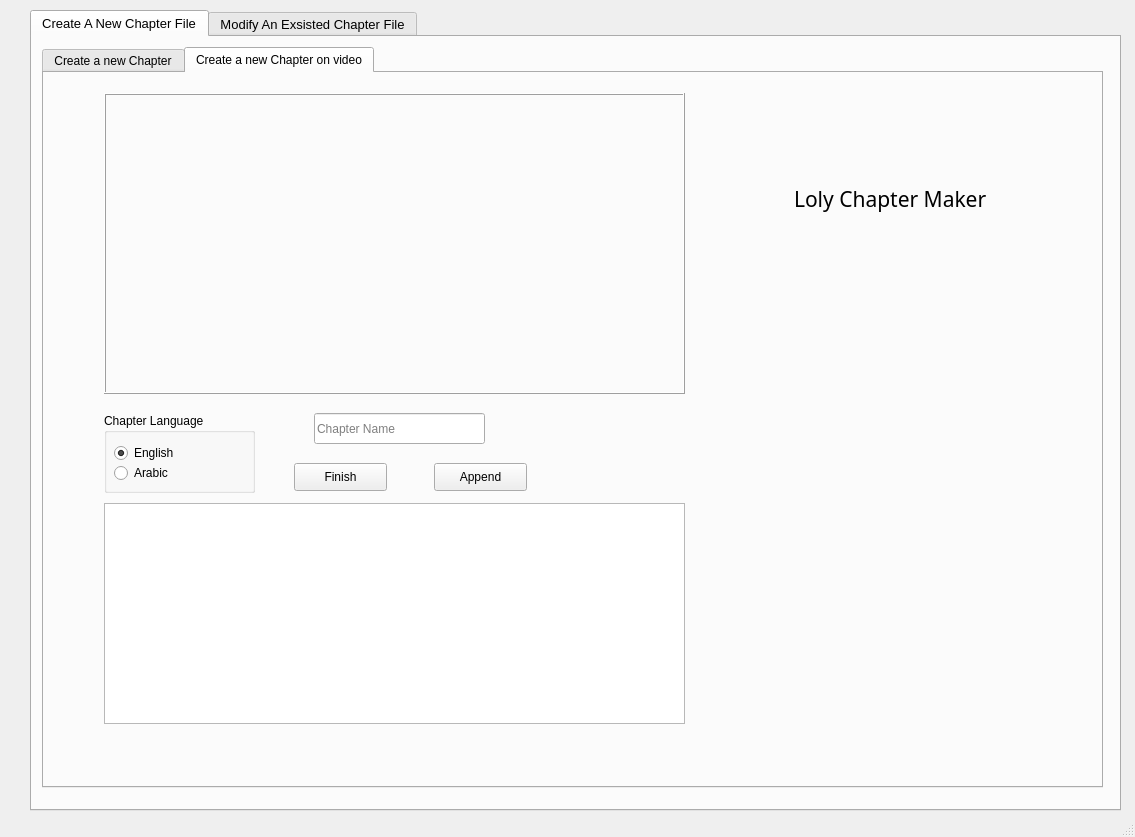
<?xml version="1.0" encoding="UTF-8"?>
<ui version="4.0">
 <class>MainWindow</class>
 <widget class="QMainWindow" name="MainWindow">
  <property name="geometry">
   <rect>
    <x>0</x>
    <y>0</y>
    <width>1135</width>
    <height>837</height>
   </rect>
  </property>
  <property name="minimumSize">
   <size>
    <width>1135</width>
    <height>837</height>
   </size>
  </property>
  <property name="maximumSize">
   <size>
    <width>1135</width>
    <height>837</height>
   </size>
  </property>
  <property name="windowTitle">
   <string>MainWindow</string>
  </property>
  <property name="autoFillBackground">
   <bool>true</bool>
  </property>
  <property name="styleSheet">
   <string notr="true">MainWindow{background-color:rgb(255, 255, 255);	}</string>
  </property>
  <widget class="QWidget" name="centralwidget">
   <property name="autoFillBackground">
    <bool>false</bool>
   </property>
   <property name="styleSheet">
    <string notr="true">centlarwidget{background:rgb(255, 255, 255);	}</string>
   </property>
   <widget class="QTabWidget" name="tabWidget">
    <property name="geometry">
     <rect>
      <x>30</x>
      <y>10</y>
      <width>1091</width>
      <height>801</height>
     </rect>
    </property>
    <property name="font">
     <font>
      <pointsize>10</pointsize>
     </font>
    </property>
    <property name="statusTip">
     <string>Open A chapter File to Modify It</string>
    </property>
    <property name="autoFillBackground">
     <bool>false</bool>
    </property>
    <property name="tabPosition">
     <enum>QTabWidget::North</enum>
    </property>
    <property name="tabShape">
     <enum>QTabWidget::Rounded</enum>
    </property>
    <property name="currentIndex">
     <number>0</number>
    </property>
    <property name="iconSize">
     <size>
      <width>50</width>
      <height>50</height>
     </size>
    </property>
    <property name="usesScrollButtons">
     <bool>true</bool>
    </property>
    <property name="tabsClosable">
     <bool>false</bool>
    </property>
    <property name="movable">
     <bool>true</bool>
    </property>
    <property name="tabBarAutoHide">
     <bool>false</bool>
    </property>
    <widget class="QWidget" name="tab">
     <attribute name="title">
      <string>Create A New Chapter File</string>
     </attribute>
     <widget class="QTabWidget" name="tabWidget_2">
      <property name="geometry">
       <rect>
        <x>10</x>
        <y>10</y>
        <width>1061</width>
        <height>741</height>
       </rect>
      </property>
      <property name="currentIndex">
       <number>1</number>
      </property>
      <widget class="QWidget" name="tab_3">
       <attribute name="title">
        <string>Create a new Chapter</string>
       </attribute>
       <widget class="QGroupBox" name="groupBox_2">
        <property name="geometry">
         <rect>
          <x>60</x>
          <y>340</y>
          <width>151</width>
          <height>80</height>
         </rect>
        </property>
        <property name="statusTip">
         <string>Chapter Language</string>
        </property>
        <property name="title">
         <string>Chapter Language</string>
        </property>
        <widget class="QRadioButton" name="radioButton_3">
         <property name="geometry">
          <rect>
           <x>10</x>
           <y>30</y>
           <width>95</width>
           <height>20</height>
          </rect>
         </property>
         <property name="statusTip">
          <string>English</string>
         </property>
         <property name="text">
          <string>English</string>
         </property>
         <property name="checked">
          <bool>true</bool>
         </property>
        </widget>
        <widget class="QRadioButton" name="radioButton_4">
         <property name="geometry">
          <rect>
           <x>10</x>
           <y>50</y>
           <width>95</width>
           <height>20</height>
          </rect>
         </property>
         <property name="statusTip">
          <string>Arabic</string>
         </property>
         <property name="text">
          <string>Arabic</string>
         </property>
        </widget>
       </widget>
       <widget class="QFrame" name="frame_1_create">
        <property name="geometry">
         <rect>
          <x>230</x>
          <y>30</y>
          <width>201</width>
          <height>31</height>
         </rect>
        </property>
        <property name="frameShape">
         <enum>QFrame::Box</enum>
        </property>
        <property name="frameShadow">
         <enum>QFrame::Raised</enum>
        </property>
        <widget class="QLineEdit" name="Hour_Begin_create">
         <property name="geometry">
          <rect>
           <x>10</x>
           <y>10</y>
           <width>31</width>
           <height>16</height>
          </rect>
         </property>
         <property name="statusTip">
          <string>Hour_Begin</string>
         </property>
         <property name="frame">
          <bool>false</bool>
         </property>
         <property name="placeholderText">
          <string>00</string>
         </property>
        </widget>
        <widget class="QLineEdit" name="Minute_Begin_create">
         <property name="geometry">
          <rect>
           <x>60</x>
           <y>10</y>
           <width>31</width>
           <height>16</height>
          </rect>
         </property>
         <property name="statusTip">
          <string>Minute_Begin</string>
         </property>
         <property name="frame">
          <bool>false</bool>
         </property>
         <property name="placeholderText">
          <string>00</string>
         </property>
        </widget>
        <widget class="QLineEdit" name="Second_begin_create">
         <property name="geometry">
          <rect>
           <x>110</x>
           <y>10</y>
           <width>31</width>
           <height>16</height>
          </rect>
         </property>
         <property name="statusTip">
          <string>Second_Begin</string>
         </property>
         <property name="frame">
          <bool>false</bool>
         </property>
         <property name="placeholderText">
          <string>00</string>
         </property>
        </widget>
        <widget class="QLineEdit" name="Mellisecond_Begin_create">
         <property name="geometry">
          <rect>
           <x>160</x>
           <y>10</y>
           <width>31</width>
           <height>16</height>
          </rect>
         </property>
         <property name="statusTip">
          <string>Mellisecond_Begin</string>
         </property>
         <property name="frame">
          <bool>false</bool>
         </property>
         <property name="placeholderText">
          <string>00</string>
         </property>
        </widget>
        <widget class="QLabel" name="label">
         <property name="geometry">
          <rect>
           <x>40</x>
           <y>10</y>
           <width>16</width>
           <height>16</height>
          </rect>
         </property>
         <property name="text">
          <string>:</string>
         </property>
        </widget>
        <widget class="QLabel" name="label_2">
         <property name="geometry">
          <rect>
           <x>90</x>
           <y>10</y>
           <width>16</width>
           <height>16</height>
          </rect>
         </property>
         <property name="text">
          <string>:</string>
         </property>
        </widget>
        <widget class="QLabel" name="label_3">
         <property name="geometry">
          <rect>
           <x>140</x>
           <y>10</y>
           <width>16</width>
           <height>16</height>
          </rect>
         </property>
         <property name="text">
          <string>:</string>
         </property>
        </widget>
       </widget>
       <widget class="QPushButton" name="Finish_button_Create">
        <property name="geometry">
         <rect>
          <x>320</x>
          <y>390</y>
          <width>93</width>
          <height>28</height>
         </rect>
        </property>
        <property name="statusTip">
         <string>Save The Chapter</string>
        </property>
        <property name="text">
         <string>Finish</string>
        </property>
       </widget>
       <widget class="QLineEdit" name="chapter_name_create">
        <property name="geometry">
         <rect>
          <x>230</x>
          <y>120</y>
          <width>171</width>
          <height>31</height>
         </rect>
        </property>
        <property name="statusTip">
         <string>Chapter Name</string>
        </property>
        <property name="placeholderText">
         <string>Chapter Name</string>
        </property>
       </widget>
       <widget class="QListWidget" name="listWidget_create">
        <property name="geometry">
         <rect>
          <x>60</x>
          <y>430</y>
          <width>581</width>
          <height>221</height>
         </rect>
        </property>
       </widget>
       <widget class="QLineEdit" name="browse_lineedit_create">
        <property name="geometry">
         <rect>
          <x>230</x>
          <y>210</y>
          <width>371</width>
          <height>31</height>
         </rect>
        </property>
        <property name="statusTip">
         <string>Where To save Your Chapter File!!</string>
        </property>
        <property name="placeholderText">
         <string>Where To save Your Chapter File!!</string>
        </property>
       </widget>
       <widget class="QPushButton" name="Browse_button_create">
        <property name="geometry">
         <rect>
          <x>90</x>
          <y>210</y>
          <width>101</width>
          <height>31</height>
         </rect>
        </property>
        <property name="statusTip">
         <string>Browse</string>
        </property>
        <property name="whatsThis">
         <string/>
        </property>
        <property name="text">
         <string>Browse</string>
        </property>
       </widget>
       <widget class="QLabel" name="label_49">
        <property name="geometry">
         <rect>
          <x>750</x>
          <y>80</y>
          <width>261</width>
          <height>91</height>
         </rect>
        </property>
        <property name="font">
         <font>
          <family>Mikadan</family>
          <pointsize>16</pointsize>
         </font>
        </property>
        <property name="statusTip">
         <string>Loly Chapter Maker And Modifier V 0.1</string>
        </property>
        <property name="text">
         <string>Loly Chapter Maker</string>
        </property>
       </widget>
       <widget class="QPushButton" name="Append_button">
        <property name="geometry">
         <rect>
          <x>320</x>
          <y>340</y>
          <width>93</width>
          <height>28</height>
         </rect>
        </property>
        <property name="statusTip">
         <string>Apend to Chapters</string>
        </property>
        <property name="text">
         <string>Append</string>
        </property>
       </widget>
       <widget class="QLabel" name="label_48">
        <property name="geometry">
         <rect>
          <x>540</x>
          <y>210</y>
          <width>681</width>
          <height>481</height>
         </rect>
        </property>
        <property name="statusTip">
         <string>Loly Chapter Maker And Modifier V 0.1</string>
        </property>
        <property name="autoFillBackground">
         <bool>false</bool>
        </property>
        <property name="text">
         <string/>
        </property>
        <property name="pixmap">
         <pixmap>photo.png</pixmap>
        </property>
        <property name="scaledContents">
         <bool>true</bool>
        </property>
       </widget>
       <zorder>groupBox_2</zorder>
       <zorder>frame_1_create</zorder>
       <zorder>Finish_button_Create</zorder>
       <zorder>chapter_name_create</zorder>
       <zorder>Browse_button_create</zorder>
       <zorder>label_49</zorder>
       <zorder>Append_button</zorder>
       <zorder>label_48</zorder>
       <zorder>listWidget_create</zorder>
       <zorder>browse_lineedit_create</zorder>
      </widget>
      <widget class="QWidget" name="tab_4">
       <attribute name="title">
        <string>Create a new Chapter on video</string>
       </attribute>
       <widget class="QLabel" name="label_47">
        <property name="geometry">
         <rect>
          <x>540</x>
          <y>210</y>
          <width>681</width>
          <height>481</height>
         </rect>
        </property>
        <property name="statusTip">
         <string>Loly Chapter Maker And Modifier V 0.1</string>
        </property>
        <property name="autoFillBackground">
         <bool>false</bool>
        </property>
        <property name="text">
         <string/>
        </property>
        <property name="pixmap">
         <pixmap>photo.png</pixmap>
        </property>
        <property name="scaledContents">
         <bool>true</bool>
        </property>
       </widget>
       <widget class="QLabel" name="label_51">
        <property name="geometry">
         <rect>
          <x>750</x>
          <y>80</y>
          <width>261</width>
          <height>91</height>
         </rect>
        </property>
        <property name="font">
         <font>
          <family>Mikadan</family>
          <pointsize>16</pointsize>
         </font>
        </property>
        <property name="statusTip">
         <string>Loly Chapter Maker And Modifier V 0.1</string>
        </property>
        <property name="text">
         <string>Loly Chapter Maker</string>
        </property>
       </widget>
       <widget class="QFrame" name="frame">
        <property name="geometry">
         <rect>
          <x>60</x>
          <y>20</y>
          <width>581</width>
          <height>301</height>
         </rect>
        </property>
        <property name="statusTip">
         <string>video player</string>
        </property>
        <property name="frameShape">
         <enum>QFrame::Box</enum>
        </property>
        <property name="frameShadow">
         <enum>QFrame::Raised</enum>
        </property>
       </widget>
       <widget class="QListWidget" name="listWidget_create_Vid">
        <property name="geometry">
         <rect>
          <x>60</x>
          <y>430</y>
          <width>581</width>
          <height>221</height>
         </rect>
        </property>
       </widget>
       <widget class="QGroupBox" name="groupBox_3">
        <property name="geometry">
         <rect>
          <x>60</x>
          <y>340</y>
          <width>151</width>
          <height>80</height>
         </rect>
        </property>
        <property name="statusTip">
         <string>Chapter Language</string>
        </property>
        <property name="title">
         <string>Chapter Language</string>
        </property>
        <widget class="QRadioButton" name="radioButton_5">
         <property name="geometry">
          <rect>
           <x>10</x>
           <y>30</y>
           <width>95</width>
           <height>20</height>
          </rect>
         </property>
         <property name="statusTip">
          <string>English</string>
         </property>
         <property name="text">
          <string>English</string>
         </property>
         <property name="checked">
          <bool>true</bool>
         </property>
        </widget>
        <widget class="QRadioButton" name="radioButton_6">
         <property name="geometry">
          <rect>
           <x>10</x>
           <y>50</y>
           <width>95</width>
           <height>20</height>
          </rect>
         </property>
         <property name="statusTip">
          <string>Arabic</string>
         </property>
         <property name="text">
          <string>Arabic</string>
         </property>
        </widget>
       </widget>
       <widget class="QPushButton" name="Append_button_vid">
        <property name="geometry">
         <rect>
          <x>390</x>
          <y>390</y>
          <width>93</width>
          <height>28</height>
         </rect>
        </property>
        <property name="statusTip">
         <string>Apend to Chapters</string>
        </property>
        <property name="text">
         <string>Append</string>
        </property>
       </widget>
       <widget class="QPushButton" name="Finish_button_Create_vid">
        <property name="geometry">
         <rect>
          <x>250</x>
          <y>390</y>
          <width>93</width>
          <height>28</height>
         </rect>
        </property>
        <property name="statusTip">
         <string>Save The Chapter</string>
        </property>
        <property name="text">
         <string>Finish</string>
        </property>
       </widget>
       <widget class="QLineEdit" name="chapter_name_vid">
        <property name="geometry">
         <rect>
          <x>270</x>
          <y>340</y>
          <width>171</width>
          <height>31</height>
         </rect>
        </property>
        <property name="statusTip">
         <string>Chapter Name</string>
        </property>
        <property name="placeholderText">
         <string>Chapter Name</string>
        </property>
       </widget>
      </widget>
     </widget>
    </widget>
    <widget class="QWidget" name="tab_2">
     <attribute name="title">
      <string>Modify An Exsisted Chapter File</string>
     </attribute>
     <widget class="QPushButton" name="browse_Button_modify">
      <property name="geometry">
       <rect>
        <x>102</x>
        <y>245</y>
        <width>101</width>
        <height>31</height>
       </rect>
      </property>
      <property name="statusTip">
       <string>Browse</string>
      </property>
      <property name="text">
       <string>Browse</string>
      </property>
     </widget>
     <widget class="QLineEdit" name="browse_lineedit_modify">
      <property name="geometry">
       <rect>
        <x>242</x>
        <y>245</y>
        <width>371</width>
        <height>31</height>
       </rect>
      </property>
      <property name="statusTip">
       <string>Open A Chapter File To Modify It</string>
      </property>
      <property name="placeholderText">
       <string>Open A Chapter File To Modify It</string>
      </property>
     </widget>
     <widget class="QFrame" name="frame_1_Modify">
      <property name="geometry">
       <rect>
        <x>242</x>
        <y>65</y>
        <width>201</width>
        <height>31</height>
       </rect>
      </property>
      <property name="frameShape">
       <enum>QFrame::Box</enum>
      </property>
      <property name="frameShadow">
       <enum>QFrame::Raised</enum>
      </property>
      <widget class="QLineEdit" name="Hour_Begin_Modify">
       <property name="geometry">
        <rect>
         <x>10</x>
         <y>10</y>
         <width>31</width>
         <height>16</height>
        </rect>
       </property>
       <property name="statusTip">
        <string>Hour_Begin</string>
       </property>
       <property name="frame">
        <bool>false</bool>
       </property>
       <property name="placeholderText">
        <string>00</string>
       </property>
      </widget>
      <widget class="QLineEdit" name="Minute_Begin_modify">
       <property name="geometry">
        <rect>
         <x>60</x>
         <y>10</y>
         <width>31</width>
         <height>16</height>
        </rect>
       </property>
       <property name="statusTip">
        <string>Minute_Begin</string>
       </property>
       <property name="frame">
        <bool>false</bool>
       </property>
       <property name="placeholderText">
        <string>00</string>
       </property>
      </widget>
      <widget class="QLineEdit" name="Second_begin_Modify">
       <property name="geometry">
        <rect>
         <x>110</x>
         <y>10</y>
         <width>31</width>
         <height>16</height>
        </rect>
       </property>
       <property name="statusTip">
        <string>Second_Begin</string>
       </property>
       <property name="frame">
        <bool>false</bool>
       </property>
       <property name="placeholderText">
        <string>00</string>
       </property>
      </widget>
      <widget class="QLineEdit" name="Mellisecond_Begin_modify">
       <property name="geometry">
        <rect>
         <x>160</x>
         <y>10</y>
         <width>31</width>
         <height>16</height>
        </rect>
       </property>
       <property name="statusTip">
        <string>Mellisecond_Begin</string>
       </property>
       <property name="frame">
        <bool>false</bool>
       </property>
       <property name="placeholderText">
        <string>00</string>
       </property>
      </widget>
      <widget class="QLabel" name="label_15">
       <property name="geometry">
        <rect>
         <x>40</x>
         <y>10</y>
         <width>16</width>
         <height>16</height>
        </rect>
       </property>
       <property name="text">
        <string>:</string>
       </property>
      </widget>
      <widget class="QLabel" name="label_16">
       <property name="geometry">
        <rect>
         <x>90</x>
         <y>10</y>
         <width>16</width>
         <height>16</height>
        </rect>
       </property>
       <property name="text">
        <string>:</string>
       </property>
      </widget>
      <widget class="QLabel" name="label_17">
       <property name="geometry">
        <rect>
         <x>140</x>
         <y>10</y>
         <width>16</width>
         <height>16</height>
        </rect>
       </property>
       <property name="text">
        <string>:</string>
       </property>
      </widget>
     </widget>
     <widget class="QLineEdit" name="chapter_name_Modify">
      <property name="geometry">
       <rect>
        <x>242</x>
        <y>155</y>
        <width>171</width>
        <height>31</height>
       </rect>
      </property>
      <property name="statusTip">
       <string>Chapter Name</string>
      </property>
      <property name="placeholderText">
       <string>Chapter Name</string>
      </property>
     </widget>
     <widget class="QPushButton" name="Finish_button_Modify">
      <property name="geometry">
       <rect>
        <x>332</x>
        <y>425</y>
        <width>93</width>
        <height>28</height>
       </rect>
      </property>
      <property name="statusTip">
       <string>Save The Chapter</string>
      </property>
      <property name="text">
       <string>Finish</string>
      </property>
     </widget>
     <widget class="QPushButton" name="Edit_button">
      <property name="geometry">
       <rect>
        <x>230</x>
        <y>375</y>
        <width>93</width>
        <height>28</height>
       </rect>
      </property>
      <property name="statusTip">
       <string>Apend to Chapters</string>
      </property>
      <property name="text">
       <string>Edit</string>
      </property>
     </widget>
     <widget class="QPushButton" name="Delete_button">
      <property name="geometry">
       <rect>
        <x>434</x>
        <y>375</y>
        <width>93</width>
        <height>28</height>
       </rect>
      </property>
      <property name="statusTip">
       <string>Apend to Chapters</string>
      </property>
      <property name="text">
       <string>Delete</string>
      </property>
     </widget>
     <widget class="QGroupBox" name="groupBox">
      <property name="geometry">
       <rect>
        <x>72</x>
        <y>375</y>
        <width>151</width>
        <height>80</height>
       </rect>
      </property>
      <property name="statusTip">
       <string>Chapter Language</string>
      </property>
      <property name="title">
       <string>Chapter Language</string>
      </property>
      <widget class="QRadioButton" name="radioButton">
       <property name="geometry">
        <rect>
         <x>10</x>
         <y>30</y>
         <width>95</width>
         <height>20</height>
        </rect>
       </property>
       <property name="statusTip">
        <string>English</string>
       </property>
       <property name="text">
        <string>English</string>
       </property>
       <property name="checked">
        <bool>true</bool>
       </property>
      </widget>
      <widget class="QRadioButton" name="radioButton_2">
       <property name="geometry">
        <rect>
         <x>10</x>
         <y>50</y>
         <width>95</width>
         <height>20</height>
        </rect>
       </property>
       <property name="statusTip">
        <string>Arabic</string>
       </property>
       <property name="text">
        <string>Arabic</string>
       </property>
      </widget>
     </widget>
     <widget class="QPushButton" name="Append_button_modify">
      <property name="geometry">
       <rect>
        <x>332</x>
        <y>375</y>
        <width>93</width>
        <height>28</height>
       </rect>
      </property>
      <property name="statusTip">
       <string>Apend to Chapters</string>
      </property>
      <property name="text">
       <string>Append</string>
      </property>
     </widget>
     <widget class="QListWidget" name="listWidget_modify">
      <property name="geometry">
       <rect>
        <x>72</x>
        <y>465</y>
        <width>581</width>
        <height>221</height>
       </rect>
      </property>
     </widget>
     <widget class="QLabel" name="label_52">
      <property name="geometry">
       <rect>
        <x>762</x>
        <y>115</y>
        <width>261</width>
        <height>91</height>
       </rect>
      </property>
      <property name="font">
       <font>
        <family>Mikadan</family>
        <pointsize>16</pointsize>
       </font>
      </property>
      <property name="statusTip">
       <string>Loly Chapter Maker And Modifier V 0.1</string>
      </property>
      <property name="text">
       <string>Loly Chapter Maker</string>
      </property>
     </widget>
     <widget class="QLabel" name="label_50">
      <property name="geometry">
       <rect>
        <x>552</x>
        <y>245</y>
        <width>681</width>
        <height>481</height>
       </rect>
      </property>
      <property name="statusTip">
       <string>Loly Chapter Maker And Modifier V 0.1</string>
      </property>
      <property name="autoFillBackground">
       <bool>false</bool>
      </property>
      <property name="text">
       <string/>
      </property>
      <property name="pixmap">
       <pixmap>photo.png</pixmap>
      </property>
      <property name="scaledContents">
       <bool>true</bool>
      </property>
     </widget>
     <zorder>label_50</zorder>
     <zorder>browse_Button_modify</zorder>
     <zorder>browse_lineedit_modify</zorder>
     <zorder>frame_1_Modify</zorder>
     <zorder>chapter_name_Modify</zorder>
     <zorder>Finish_button_Modify</zorder>
     <zorder>Edit_button</zorder>
     <zorder>Delete_button</zorder>
     <zorder>groupBox</zorder>
     <zorder>Append_button_modify</zorder>
     <zorder>label_52</zorder>
     <zorder>listWidget_modify</zorder>
    </widget>
   </widget>
  </widget>
  <widget class="QStatusBar" name="statusbar"/>
 </widget>
 <resources/>
 <connections/>
</ui>
